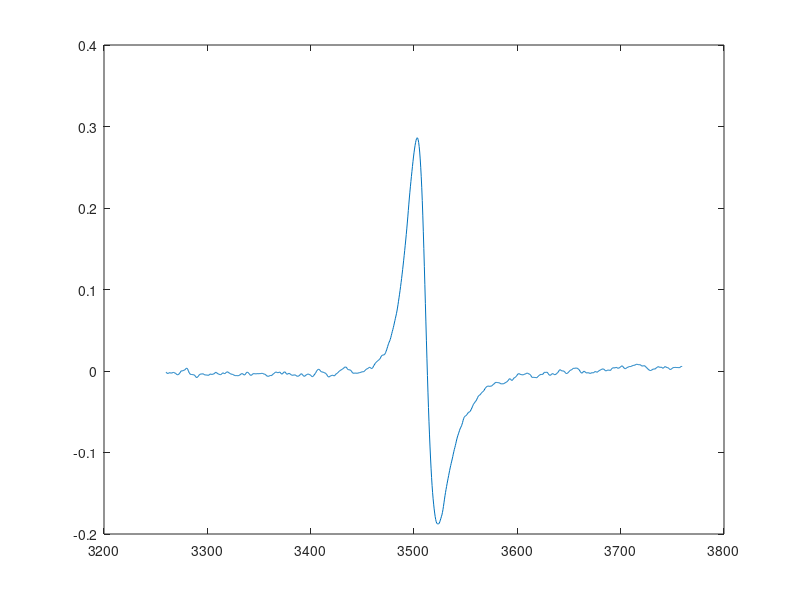

MATLAB code to generate this figure: (Note: this script raises an error after producing the figure.)
%%  1
 
clear all
clc
 
data = load('1.txt');
x = data(:,1)';
y = data(:,2)';
 
plot(x,y)
 
 
% testFx = b(4)*((b(3)*(1-((x-b(2))/b(1)).^2)-2*(x-b(2))/b(1))/((1+((x-b(2))/b(1)).^5).^2))
 
% testFy = (-b(3)*(1-((x+b(2))/b(1)).^2)-2*(x+b(2))/b(1))/((1+((x+b(2))/b(1)).^2).^2)
 
 
fun = @(b,x)( ...
    b(4)* ...
    ( ...
        ( ...
            b(3)*(1-((x-b(2))/b(1)).^2) ...
            - 2*(x-b(2))/b(1) ...
        ) ...
        ./ ((1+((x-b(2))/b(1)).^5).^2) ...
    ) ...
    + (-b(3)*(1-((x+b(2))/b(1)).^2)-2*(x+b(2))/b(1)) ...
    / ((1+((x+b(2))/b(1)).^2).^2) ...
    );
 
% b4 alfi ; b3 Amplify ; b2 Hres ;  b1 Width
 

 
 

 
 
b0 = [2 3511 1 60];  %初始值
 
lb = [1 3450 -100 0];
 
ub = [400 3600 200 10];
 

 
 
b = lsqcurvefit(fun,b0,x,y,lb,ub);
 

 
 

 
 
y1 = b(4)*((b(3)*(1-((x-b(2))/b(1)).^2)-2*(x-b(2))/b(1))/((1+((x-b(2))/b(1)).^2).^2)+(-b(3)*(1-((x+b(2))/b(1)).^2)-2*(x+b(2))/b(1))/((1+((x+b(2))/b(1)).^2).^2));
 
plot(x,y,':',x,fun(b,x),'r',x,y1,'k')
 
xlabel('x'),ylabel('y')
 
legend('data','fit','Dyson')
 
title('Dyson')
